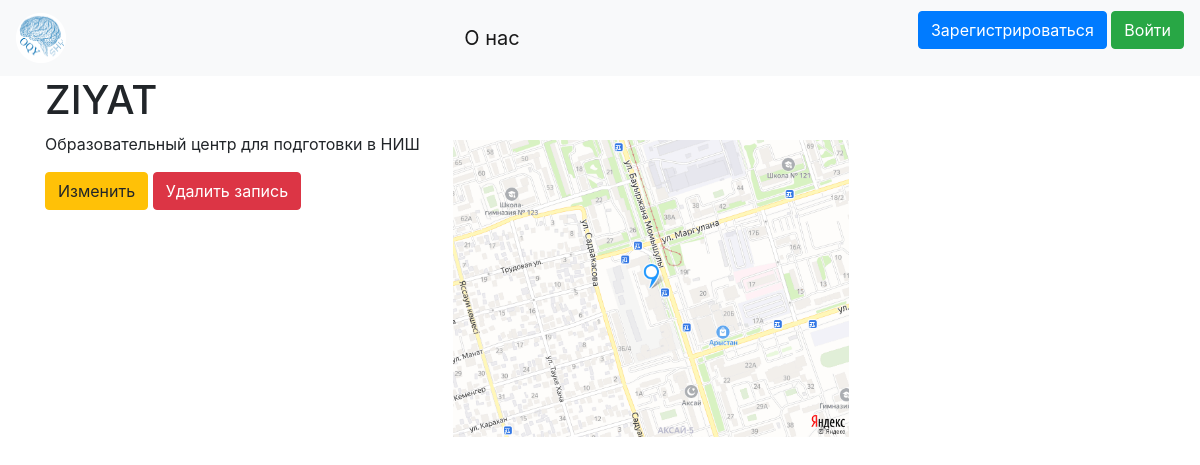
The app's page /organizations/1 with its own data.
### data/organization.py (models this page shows, shortened)
class Organization(SqlAlchemyBase, UserMixin, SerializerMixin):
    __tablename__ = 'organizations'
    id = sqlalchemy.Column(sqlalchemy.Integer, primary_key=True, autoincrement=True)
    organization_name = sqlalchemy.Column(sqlalchemy.Text)
    description = sqlalchemy.Column(sqlalchemy.Text)
    owner_id = sqlalchemy.Column(sqlalchemy.Integer, sqlalchemy.ForeignKey("users.id"), nullable=True)
    address = sqlalchemy.Column(sqlalchemy.Text)
    contact_number = sqlalchemy.Column(sqlalchemy.Text)
    owner = orm.relation('User', back_populates='organizations')
    logo = sqlalchemy.Column(sqlalchemy.Text)
    address_ll = sqlalchemy.Column(sqlalchemy.Text)

### main.py (the view)
@app.route('/organizations/<int:org_id>', methods=['GET', 'POST'])
def organization_id(org_id):
    session = db_session.create_session()
    organization = session.query(Organization).get(org_id)
    return render_template('organization.html',
                           title=organization.organization_name,
                           item=organization)

### data/db_session.py (called while the page is built)
def create_session() -> Session:
    global __factory
    return __factory()

### templates/organization.html
{% extends "base.html" %}
{% block content %}
    <link href="\static\css\style.css" rel="stylesheet" type="text/css">
    <div class="text">
        <h1>{{item.organization_name}}</h1>
        <p>{{item.description}}</p>
        <img src="../static/img/{{item.address_ll}}.png" class="img-fluid" alt="YANDEX MAP">
  </div>
      <div>
            <a class="btn btn-warning" href="/addorganization">Изменить</a>
            <a class="btn btn-danger" href="/deleteorganization/{{item.id}}">Удалить запись</a>
      </div>
{% endblock %}

### static/css/style.css (style rules this page uses)
.text { width:33vw; min-width: 100px; display: inline-block; position: relative; }
.img-fluid { display: inline-block; position: absolute; top:4em; left:34vw; width:33vw; min-width: 100px; }

### records on screen
Organization: organization_name "ZIYAT", description "Образовательный центр для подготовки в НИШ", address_ll (picture)
